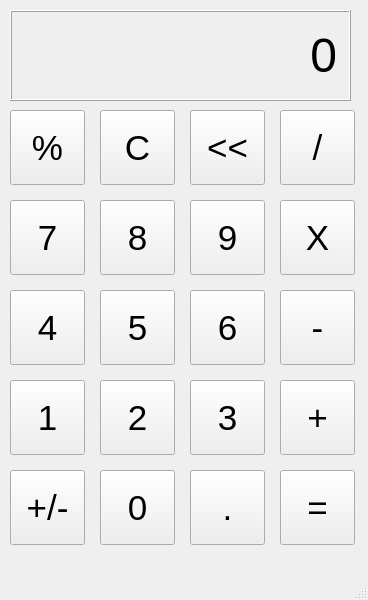
<?xml version="1.0" encoding="UTF-8"?>
<ui version="4.0">
 <class>MainWindow</class>
 <widget class="QMainWindow" name="MainWindow">
  <property name="geometry">
   <rect>
    <x>0</x>
    <y>0</y>
    <width>368</width>
    <height>600</height>
   </rect>
  </property>
  <property name="windowTitle">
   <string>calculator</string>
  </property>
  <widget class="QWidget" name="centralwidget">
   <widget class="QLabel" name="outputLabel">
    <property name="geometry">
     <rect>
      <x>10</x>
      <y>10</y>
      <width>341</width>
      <height>91</height>
     </rect>
    </property>
    <property name="font">
     <font>
      <pointsize>36</pointsize>
     </font>
    </property>
    <property name="frameShape">
     <enum>QFrame::Box</enum>
    </property>
    <property name="frameShadow">
     <enum>QFrame::Raised</enum>
    </property>
    <property name="text">
     <string>0</string>
    </property>
    <property name="alignment">
     <set>Qt::AlignRight|Qt::AlignTrailing|Qt::AlignVCenter</set>
    </property>
    <property name="margin">
     <number>10</number>
    </property>
   </widget>
   <widget class="QPushButton" name="percentButton">
    <property name="geometry">
     <rect>
      <x>10</x>
      <y>110</y>
      <width>75</width>
      <height>75</height>
     </rect>
    </property>
    <property name="font">
     <font>
      <pointsize>26</pointsize>
     </font>
    </property>
    <property name="text">
     <string>%</string>
    </property>
   </widget>
   <widget class="QPushButton" name="CButton">
    <property name="geometry">
     <rect>
      <x>100</x>
      <y>110</y>
      <width>75</width>
      <height>75</height>
     </rect>
    </property>
    <property name="font">
     <font>
      <pointsize>26</pointsize>
     </font>
    </property>
    <property name="text">
     <string>C</string>
    </property>
   </widget>
   <widget class="QPushButton" name="errorButton">
    <property name="geometry">
     <rect>
      <x>190</x>
      <y>110</y>
      <width>75</width>
      <height>75</height>
     </rect>
    </property>
    <property name="font">
     <font>
      <pointsize>26</pointsize>
     </font>
    </property>
    <property name="text">
     <string>&lt;&lt;</string>
    </property>
   </widget>
   <widget class="QPushButton" name="divideButton">
    <property name="geometry">
     <rect>
      <x>280</x>
      <y>110</y>
      <width>75</width>
      <height>75</height>
     </rect>
    </property>
    <property name="font">
     <font>
      <pointsize>26</pointsize>
     </font>
    </property>
    <property name="text">
     <string>/</string>
    </property>
   </widget>
   <widget class="QPushButton" name="pushButton_5">
    <property name="geometry">
     <rect>
      <x>480</x>
      <y>150</y>
      <width>75</width>
      <height>75</height>
     </rect>
    </property>
    <property name="font">
     <font>
      <pointsize>26</pointsize>
     </font>
    </property>
    <property name="text">
     <string>X</string>
    </property>
   </widget>
   <widget class="QPushButton" name="pushButton_8">
    <property name="geometry">
     <rect>
      <x>390</x>
      <y>150</y>
      <width>75</width>
      <height>75</height>
     </rect>
    </property>
    <property name="font">
     <font>
      <pointsize>26</pointsize>
     </font>
    </property>
    <property name="text">
     <string>X</string>
    </property>
   </widget>
   <widget class="QPushButton" name="nineButton">
    <property name="geometry">
     <rect>
      <x>190</x>
      <y>200</y>
      <width>75</width>
      <height>75</height>
     </rect>
    </property>
    <property name="font">
     <font>
      <pointsize>26</pointsize>
     </font>
    </property>
    <property name="text">
     <string>9</string>
    </property>
   </widget>
   <widget class="QPushButton" name="multButton">
    <property name="geometry">
     <rect>
      <x>280</x>
      <y>200</y>
      <width>75</width>
      <height>75</height>
     </rect>
    </property>
    <property name="font">
     <font>
      <pointsize>26</pointsize>
     </font>
    </property>
    <property name="text">
     <string>X</string>
    </property>
   </widget>
   <widget class="QPushButton" name="eightButton">
    <property name="geometry">
     <rect>
      <x>100</x>
      <y>200</y>
      <width>75</width>
      <height>75</height>
     </rect>
    </property>
    <property name="font">
     <font>
      <pointsize>26</pointsize>
     </font>
    </property>
    <property name="text">
     <string>8</string>
    </property>
   </widget>
   <widget class="QPushButton" name="sevenButton">
    <property name="geometry">
     <rect>
      <x>10</x>
      <y>200</y>
      <width>75</width>
      <height>75</height>
     </rect>
    </property>
    <property name="font">
     <font>
      <pointsize>26</pointsize>
     </font>
    </property>
    <property name="text">
     <string>7</string>
    </property>
   </widget>
   <widget class="QPushButton" name="sixButton">
    <property name="geometry">
     <rect>
      <x>190</x>
      <y>290</y>
      <width>75</width>
      <height>75</height>
     </rect>
    </property>
    <property name="font">
     <font>
      <pointsize>26</pointsize>
     </font>
    </property>
    <property name="text">
     <string>6</string>
    </property>
   </widget>
   <widget class="QPushButton" name="fourButton">
    <property name="geometry">
     <rect>
      <x>10</x>
      <y>290</y>
      <width>75</width>
      <height>75</height>
     </rect>
    </property>
    <property name="font">
     <font>
      <pointsize>26</pointsize>
     </font>
    </property>
    <property name="text">
     <string>4</string>
    </property>
   </widget>
   <widget class="QPushButton" name="fiveButton">
    <property name="geometry">
     <rect>
      <x>100</x>
      <y>290</y>
      <width>75</width>
      <height>75</height>
     </rect>
    </property>
    <property name="font">
     <font>
      <pointsize>26</pointsize>
     </font>
    </property>
    <property name="text">
     <string>5</string>
    </property>
   </widget>
   <widget class="QPushButton" name="minusButton">
    <property name="geometry">
     <rect>
      <x>280</x>
      <y>290</y>
      <width>75</width>
      <height>75</height>
     </rect>
    </property>
    <property name="font">
     <font>
      <pointsize>26</pointsize>
     </font>
    </property>
    <property name="text">
     <string>-</string>
    </property>
   </widget>
   <widget class="QPushButton" name="threeButton">
    <property name="geometry">
     <rect>
      <x>190</x>
      <y>380</y>
      <width>75</width>
      <height>75</height>
     </rect>
    </property>
    <property name="font">
     <font>
      <pointsize>26</pointsize>
     </font>
    </property>
    <property name="text">
     <string>3</string>
    </property>
   </widget>
   <widget class="QPushButton" name="twoButton">
    <property name="geometry">
     <rect>
      <x>100</x>
      <y>380</y>
      <width>75</width>
      <height>75</height>
     </rect>
    </property>
    <property name="font">
     <font>
      <pointsize>26</pointsize>
     </font>
    </property>
    <property name="text">
     <string>2</string>
    </property>
   </widget>
   <widget class="QPushButton" name="plusButton">
    <property name="geometry">
     <rect>
      <x>280</x>
      <y>380</y>
      <width>75</width>
      <height>75</height>
     </rect>
    </property>
    <property name="font">
     <font>
      <pointsize>26</pointsize>
     </font>
    </property>
    <property name="text">
     <string>+</string>
    </property>
   </widget>
   <widget class="QPushButton" name="oneButton">
    <property name="geometry">
     <rect>
      <x>10</x>
      <y>380</y>
      <width>75</width>
      <height>75</height>
     </rect>
    </property>
    <property name="font">
     <font>
      <pointsize>26</pointsize>
     </font>
    </property>
    <property name="text">
     <string>1</string>
    </property>
   </widget>
   <widget class="QPushButton" name="plusminuButton">
    <property name="geometry">
     <rect>
      <x>10</x>
      <y>470</y>
      <width>75</width>
      <height>75</height>
     </rect>
    </property>
    <property name="font">
     <font>
      <pointsize>26</pointsize>
     </font>
    </property>
    <property name="text">
     <string>+/-</string>
    </property>
   </widget>
   <widget class="QPushButton" name="equalButton">
    <property name="geometry">
     <rect>
      <x>280</x>
      <y>470</y>
      <width>75</width>
      <height>75</height>
     </rect>
    </property>
    <property name="font">
     <font>
      <pointsize>26</pointsize>
     </font>
    </property>
    <property name="text">
     <string>=</string>
    </property>
   </widget>
   <widget class="QPushButton" name="zeroButton">
    <property name="geometry">
     <rect>
      <x>100</x>
      <y>470</y>
      <width>75</width>
      <height>75</height>
     </rect>
    </property>
    <property name="font">
     <font>
      <pointsize>26</pointsize>
     </font>
    </property>
    <property name="text">
     <string>0</string>
    </property>
   </widget>
   <widget class="QPushButton" name="decimalButton">
    <property name="geometry">
     <rect>
      <x>190</x>
      <y>470</y>
      <width>75</width>
      <height>75</height>
     </rect>
    </property>
    <property name="font">
     <font>
      <pointsize>26</pointsize>
     </font>
    </property>
    <property name="text">
     <string>.</string>
    </property>
   </widget>
  </widget>
  <widget class="QMenuBar" name="menubar">
   <property name="geometry">
    <rect>
     <x>0</x>
     <y>0</y>
     <width>368</width>
     <height>22</height>
    </rect>
   </property>
  </widget>
  <widget class="QStatusBar" name="statusbar"/>
 </widget>
 <resources/>
 <connections/>
</ui>
